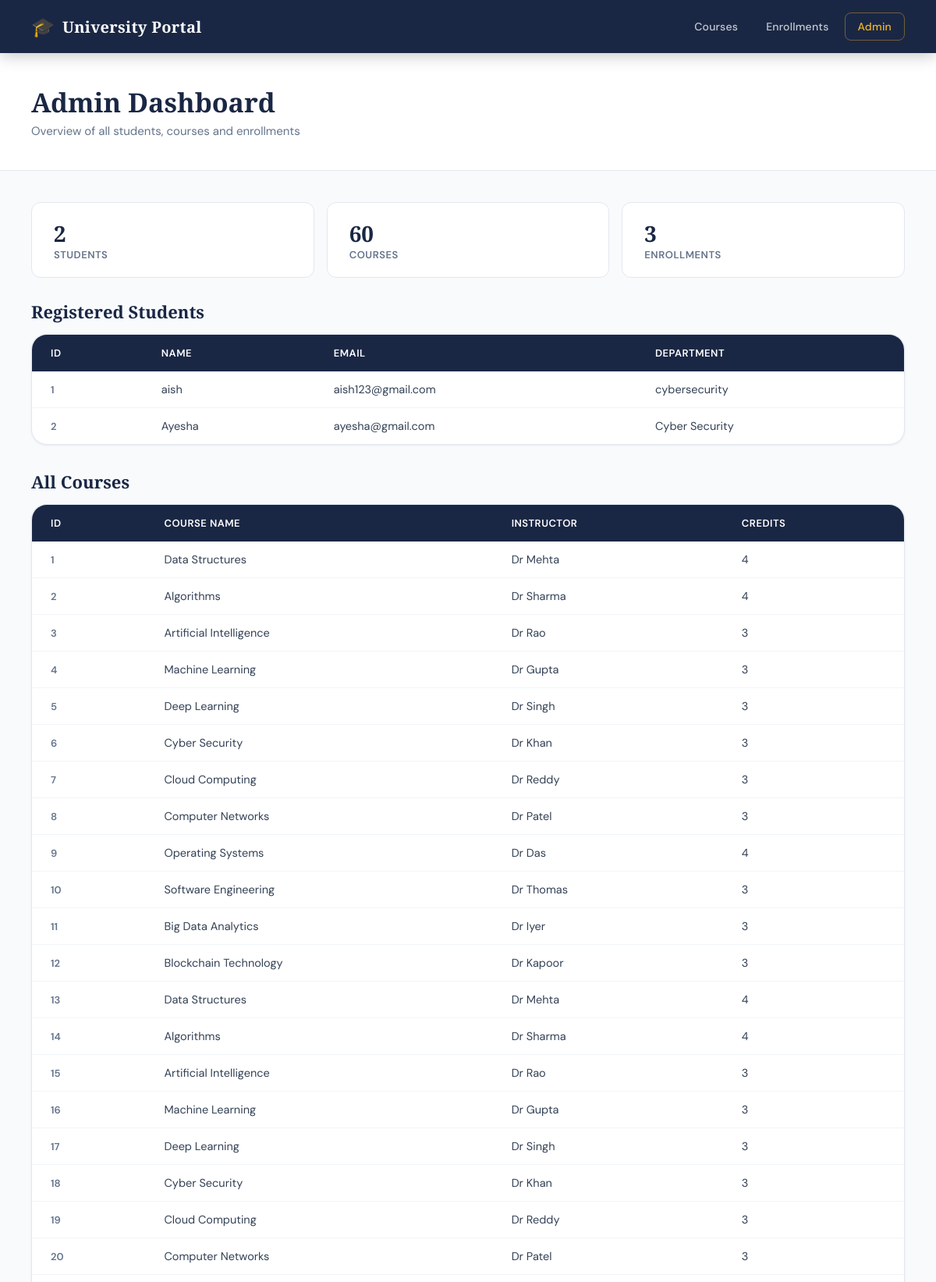
The page /admin (upper part) on the database its author committed.
### tables this page shows
CREATE TABLE students (
        student_id INTEGER PRIMARY KEY AUTOINCREMENT,
        name TEXT,
        email TEXT UNIQUE,
        department TEXT,
        password TEXT
    );

CREATE TABLE courses (
        course_id INTEGER PRIMARY KEY AUTOINCREMENT,
        course_name TEXT,
        instructor TEXT,
        credits INTEGER
    );

### app.py (the view)
@app.route("/admin")
def admin():
    conn = get_db()
    cursor = conn.cursor()
    cursor.execute("SELECT * FROM students")
    students = cursor.fetchall()
    cursor.execute("SELECT * FROM courses")
    courses = cursor.fetchall()
    cursor.execute("""
        SELECT students.name, courses.course_name
        FROM enrollments
        JOIN students ON enrollments.student_id = students.student_id
        JOIN courses ON enrollments.course_id = courses.course_id
    """)
    enrollments = cursor.fetchall()
    conn.close()
    return render_template("admin.html", students=students, courses=courses, enrollments=enrollments)

### app.py (called while the page is built)
def get_db():
    conn = sqlite3.connect("student.db")
    conn.row_factory = sqlite3.Row
    return conn

### templates/admin.html (shortened to what this page needs)
<!DOCTYPE html>
<html lang="en">
<head>
    <link rel="stylesheet" href="{{ url_for('static', filename='style.css') }}">
</head>
<body>
<nav class="navbar">
    <a href="/" class="navbar-brand">
        <span class="logo-icon">🎓</span>
        <span class="logo-text">University Portal</span>
    </a>
    <div class="navbar-links">
        <a href="/courses">Courses</a>
        <a href="/enrollments">Enrollments</a>
        <a href="/admin" class="active">Admin</a>
    </div>
</nav>
<div class="page-header">
    <h1>Admin Dashboard</h1>
    <p>Overview of all students, courses and enrollments</p>
</div>
<div class="table-page">
    <div style="display:flex; gap:16px; margin-bottom:28px; flex-wrap:wrap;">
        <div style="background:var(--white); border:1px solid var(--gray-200); border-radius:var(--radius); padding:20px 28px; flex:1; min-width:160px;">
            <div style="font-size:28px; font-family:'Cormorant Garamond',serif; font-weight:700; color:var(--navy);">{{ students|length }}</div>
            <div style="font-size:13px; color:var(--gray-500); text-transform:uppercase; letter-spacing:0.5px; font-weight:600;">Students</div>
        </div>
        <div style="background:var(--white); border:1px solid var(--gray-200); border-radius:var(--radius); padding:20px 28px; flex:1; min-width:160px;">
            <div style="font-size:28px; font-family:'Cormorant Garamond',serif; font-weight:700; color:var(--navy);">{{ courses|length }}</div>
            <div style="font-size:13px; color:var(--gray-500); text-transform:uppercase; letter-spacing:0.5px; font-weight:600;">Courses</div>
        </div>
        <div style="background:var(--white); border:1px solid var(--gray-200); border-radius:var(--radius); padding:20px 28px; flex:1; min-width:160px;">
            <div style="font-size:28px; font-family:'Cormorant Garamond',serif; font-weight:700; color:var(--navy);">{{ enrollments|length }}</div>
            <div style="font-size:13px; color:var(--gray-500); text-transform:uppercase; letter-spacing:0.5px; font-weight:600;">Enrollments</div>
        </div>
    </div>
    <h3 style="font-family:'Cormorant Garamond',serif; font-size:22px; color:var(--navy); margin-bottom:14px;">Registered Students</h3>
    <div class="table-wrapper" style="margin-bottom:32px;">
        <table class="enrollments-table">
            <thead>
                <tr><th>ID</th><th>Name</th><th>Email</th><th>Department</th></tr>
            </thead>
            <tbody>
                {% for s in students %}
                <tr>
                    <td style="color:var(--gray-500); font-size:13px;">{{ s[0] }}</td>
                    <td>{{ s[1] }}</td>
                    <td>{{ s[2] }}</td>
                    <td>{{ s[3] }}</td>
                </tr>
                {% endfor %}
            </tbody>
        </table>
    </div>
    <h3 style="font-family:'Cormorant Garamond',serif; font-size:22px; color:var(--navy); margin-bottom:14px;">All Courses</h3>
    <div class="table-wrapper">
        <table class="enrollments-table">
            <thead>
                <tr><th>ID</th><th>Course Name</th><th>Instructor</th><th>Credits</th></tr>
            </thead>
            <tbody>
                {% for c in courses %}
                <tr>
                    <td style="color:var(--gray-500); font-size:13px;">{{ c[0] }}</td>
                    <td>{{ c[1] }}</td>
                    <td>{{ c[2] }}</td>
                    <td>{{ c[3] }}</td>
                </tr>
                {% endfor %}
            </tbody>
        </table>
    </div>
</div>
</body>
</html>

### static/style.css (style rules this page uses)
:root { --navy: #1a2744; --navy-light: #243560; --gold: #d4962a; --gold-light: #f0b429; --cream: #fdf8f0; --white: #ffffff; --gray-50: #f8fafc; --gray-100: #f1f5f9; --gray-200: #e2e8f0; --gray-500: #64748b; --gray-700: #334155; --success: #16a34a; --error: #dc2626; --shadow-sm: 0 1px 3px rgba(26,39,68,0.08); --shadow-md: 0 4px 16px rgba(26,39,68,0.12); --shadow-lg: 0 12px 40px rgba(26,39,68,0.16); --radius: 12px; --radius-lg: 20px; }
* { box-sizing: border-box; margin: 0; padding: 0; }
body { font-family: 'DM Sans', sans-serif; background: var(--gray-50); color: var(--gray-700); min-height: 100vh; }
.navbar { display: flex; justify-content: space-between; align-items: center; padding: 0 40px; height: 68px; background: var(--navy); position: sticky; top: 0; z-index: 100; box-shadow: 0 2px 20px rgba(0,0,0,0.25); }
.navbar-brand { display: flex; align-items: center; gap: 10px; text-decoration: none; }
.navbar-brand span.logo-icon { font-size: 24px; }
.navbar-brand span.logo-text { font-family: 'Cormorant Garamond', serif; font-size: 20px; font-weight: 700; color: var(--white); letter-spacing: 0.3px; }
.navbar-links { display: flex; align-items: center; gap: 4px; }
.navbar-links a { color: rgba(255,255,255,0.75); text-decoration: none; font-size: 14px; font-weight: 500; padding: 8px 16px; border-radius: 8px; transition: all 0.2s; letter-spacing: 0.2px; }
.navbar-links a.active, .navbar-links a.btn-outline { color: var(--gold-light); border: 1px solid rgba(240,180,41,0.4); }
.page-header { background: var(--white); border-bottom: 1px solid var(--gray-200); padding: 40px; }
.page-header h1 { font-family: 'Cormorant Garamond', serif; font-size: 34px; font-weight: 700; color: var(--navy); margin-bottom: 4px; }
.page-header p { color: var(--gray-500); font-size: 15px; }
.table-page { padding: 40px; }
.table-wrapper { background: var(--white); border-radius: var(--radius-lg); border: 1px solid var(--gray-200); overflow: hidden; box-shadow: var(--shadow-sm); }
.enrollments-table { width: 100%; border-collapse: collapse; }
.enrollments-table thead { background: var(--navy); color: var(--white); }
.enrollments-table thead th { padding: 15px 24px; text-align: left; font-size: 13px; font-weight: 600; letter-spacing: 0.5px; text-transform: uppercase; }
.enrollments-table tbody tr { border-bottom: 1px solid var(--gray-100); transition: background 0.15s; }
.enrollments-table tbody tr:last-child { border-bottom: none; }
.enrollments-table tbody td { padding: 14px 24px; font-size: 14.5px; color: var(--gray-700); }
.enrollments-table tbody td:first-child { font-weight: 600; color: var(--navy); }

### rows shown on the page
students: student_id "1", name "aish", email "aish123@gmail.com", department "cybersecurity"
students: student_id "2", name "Ayesha", email "ayesha@gmail.com", department "Cyber Security"
courses: course_id "1", course_name "Data Structures", instructor "Dr Mehta", credits "4"
courses: course_id "2", course_name "Algorithms", instructor "Dr Sharma", credits "4"
courses: course_id "3", course_name "Artificial Intelligence", instructor "Dr Rao", credits "3"
courses: course_id "4", course_name "Machine Learning", instructor "Dr Gupta", credits "3"
courses: course_id "5", course_name "Deep Learning", instructor "Dr Singh", credits "3"
courses: course_id "6", course_name "Cyber Security", instructor "Dr Khan", credits "3"
courses: course_id "7", course_name "Cloud Computing", instructor "Dr Reddy", credits "3"
courses: course_id "8", course_name "Computer Networks", instructor "Dr Patel", credits "3"
courses: course_id "9", course_name "Operating Systems", instructor "Dr Das", credits "4"
courses: course_id "10", course_name "Software Engineering", instructor "Dr Thomas", credits "3"
courses: course_id "11", course_name "Big Data Analytics", instructor "Dr Iyer", credits "3"
courses: course_id "12", course_name "Blockchain Technology", instructor "Dr Kapoor", credits "3"
courses: course_id "13", course_name "Data Structures", instructor "Dr Mehta", credits "4"
courses: course_id "14", course_name "Algorithms", instructor "Dr Sharma", credits "4"
courses: course_id "15", course_name "Artificial Intelligence", instructor "Dr Rao", credits "3"
courses: course_id "16", course_name "Machine Learning", instructor "Dr Gupta", credits "3"
courses: course_id "17", course_name "Deep Learning", instructor "Dr Singh", credits "3"
courses: course_id "18", course_name "Cyber Security", instructor "Dr Khan", credits "3"
courses: course_id "19", course_name "Cloud Computing", instructor "Dr Reddy", credits "3"
courses: course_id "20", course_name "Computer Networks", instructor "Dr Patel", credits "3"

### other values the page prints
{{ students|length }} "2"
{{ courses|length }} "60"
{{ enrollments|length }} "3"
